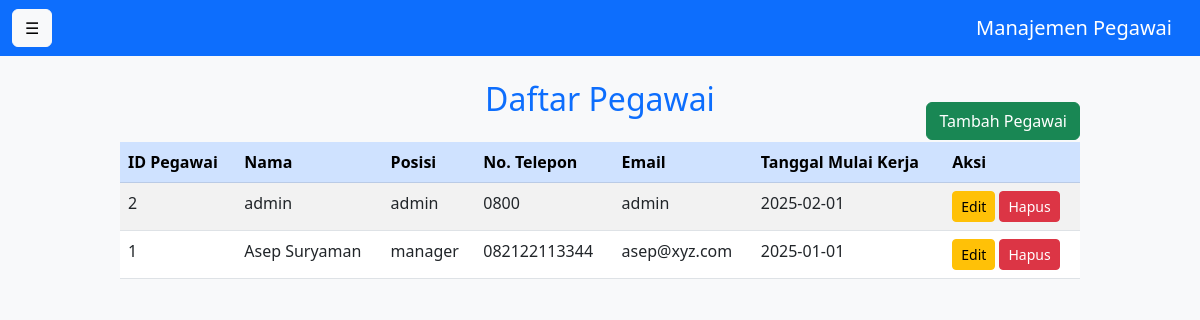
/pages/employees.php, run on the app's committed database.
### tables this page shows
CREATE TABLE `employees` (
  `employee_id` int(11) NOT NULL,
  `name` varchar(100) NOT NULL,
  `position` varchar(50) NOT NULL,
  `phone` varchar(15) DEFAULT NULL,
  `email` varchar(100) DEFAULT NULL,
  `hire_date` date NOT NULL
);

### pages/employees.php (the view, shortened to what this page needs)
<?php
include '../config.php';
$query = "SELECT * FROM employees ORDER BY employee_id DESC";
$result = $conn->query($query);
?>
<!DOCTYPE html>
<html lang="id">
<head>
    <link href="https://cdn.jsdelivr.net/npm/bootstrap@5.3.0/dist/css/bootstrap.min.css" rel="stylesheet">
    <link rel="stylesheet" href="../assets/css/style.css">
</head>
<body>
    <nav class="navbar navbar-expand-lg navbar-dark bg-primary">
        <div class="container-fluid">
            <button class="btn btn-light me-3" id="toggleSidebar">☰</button>
            <a class="navbar-brand" href="#">Manajemen Pegawai</a>
        </div>
    </nav>
    <div class="content" id="mainContent">
        <h2 class="text-center text-primary my-4">Daftar Pegawai</h2>
        <div class="table-container" style="position: relative; width: 80%; margin: 0 auto;">
            <div class="d-flex justify-content-center mb-3" style="position: absolute; top: -40px; right: 0;">
                <a href="add_employee.php" class="btn btn-success">Tambah Pegawai</a>
            </div>
            <div class="table-responsive">
                <table class="table table-striped table-hover">
                    <thead class="table-primary">
                        <tr>
                            <th>ID Pegawai</th>
                            <th>Nama</th>
                            <th>Posisi</th>
                            <th>No. Telepon</th>
                            <th>Email</th>
                            <th>Tanggal Mulai Kerja</th>
                            <th>Aksi</th>
                        </tr>
                    </thead>
                    <tbody>
                        <?php while ($row = $result->fetch_assoc()): ?>
                            <tr>
                                <td><?= $row['employee_id']; ?></td>
                                <td><?= $row['name']; ?></td>
                                <td><?= $row['position']; ?></td>
                                <td><?= $row['phone']; ?></td>
                                <td><?= $row['email']; ?></td>
                                <td><?= $row['hire_date']; ?></td>
                                <td>
                                    <a href="edit_employee.php?employee_id=<?= $row['employee_id']; ?>" class="btn btn-warning btn-sm">Edit</a>
                                    <a href="../actions/delete_employee.php?employee_id=<?= $row['employee_id']; ?>" class="btn btn-danger btn-sm" onclick="return confirm('Yakin ingin menghapus?')">Hapus</a>
                                </td>
                            </tr>
                        <?php endwhile; ?>
                    </tbody>
                </table>
            </div>
        </div>
    </div>
</body>
</html>

### assets/css/style.css (style rules this page uses)
body { background-color: #f8f9fa; }
.content { transition: margin-left 0.3s ease-in-out; }

### data on the page
employees: employee_id "2", name "admin", position "admin", phone "0800", email "admin", hire_date "2025-02-01"
employees: employee_id "1", name "Asep Suryaman", position "manager", phone "082122113344", email "asep@xyz.com", hire_date "2025-01-01"
